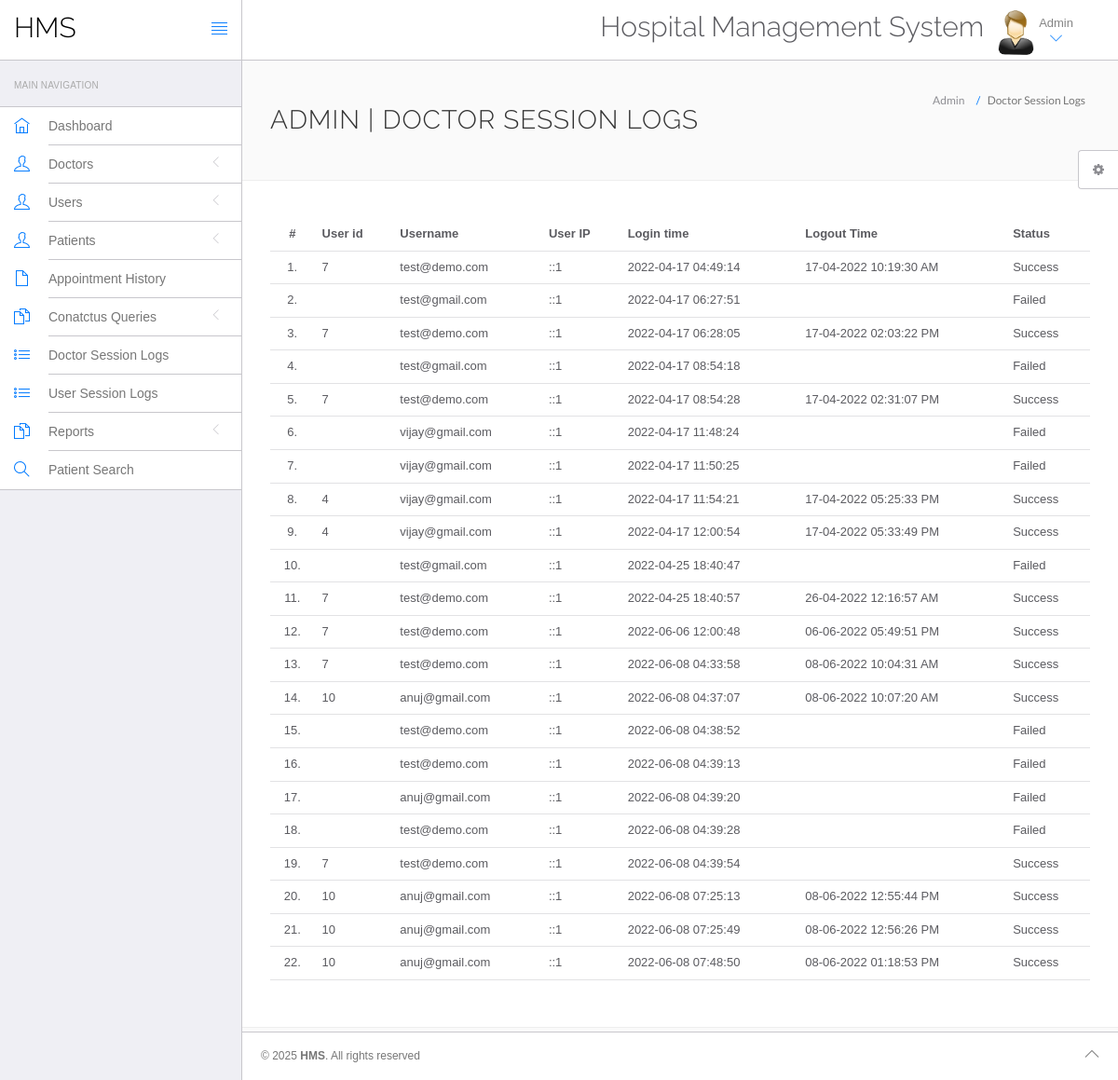
Page /hospital/hms/admin/doctor-logs.php (signed in) on the committed database.
### tables this page shows
CREATE TABLE IF NOT EXISTS `doctorslog` (
  `id` int(11) NOT NULL AUTO_INCREMENT,
  `uid` int(11) DEFAULT NULL,
  `username` varchar(255) DEFAULT NULL,
  `userip` binary(16) DEFAULT NULL,
  `loginTime` timestamp NULL DEFAULT CURRENT_TIMESTAMP,
  `logout` varchar(255) DEFAULT NULL,
  `status` int(11) DEFAULT NULL,
  PRIMARY KEY (`id`)
);

### hospital/hms/admin/doctor-logs.php (the view, shortened to what this page needs)
<?php
include('include/config.php');
?>
<!DOCTYPE html>
<html lang="en">
	<head>
		<link rel="stylesheet" href="vendor/bootstrap/css/bootstrap.min.css">
		<link rel="stylesheet" href="vendor/fontawesome/css/font-awesome.min.css">
		<link rel="stylesheet" href="vendor/themify-icons/themify-icons.min.css">
		<link href="vendor/animate.css/animate.min.css" rel="stylesheet" media="screen">
		<link href="vendor/perfect-scrollbar/perfect-scrollbar.min.css" rel="stylesheet" media="screen">
		<link href="vendor/switchery/switchery.min.css" rel="stylesheet" media="screen">
		<link href="vendor/bootstrap-touchspin/jquery.bootstrap-touchspin.min.css" rel="stylesheet" media="screen">
		<link href="vendor/select2/select2.min.css" rel="stylesheet" media="screen">
		<link href="vendor/bootstrap-datepicker/bootstrap-datepicker3.standalone.min.css" rel="stylesheet" media="screen">
		<link href="vendor/bootstrap-timepicker/bootstrap-timepicker.min.css" rel="stylesheet" media="screen">
		<link rel="stylesheet" href="assets/css/styles.css">
		<link rel="stylesheet" href="assets/css/plugins.css">
		<link rel="stylesheet" href="assets/css/themes/theme-1.css" id="skin_color" />
	</head>
	<body>
		<div id="app">
<?php include('include/sidebar.php');?>
			<div class="app-content">
					<?php include('include/header.php');?>
				<div class="main-content" >
					<div class="wrap-content container" id="container">
						<section id="page-title">
							<div class="row">
								<div class="col-sm-8">
									<h1 class="mainTitle">Admin  | Doctor Session Logs</h1>
																	</div>
								<ol class="breadcrumb">
									<li>
										<span>Admin </span>
									</li>
									<li class="active">
										<span>Doctor Session Logs</span>
									</li>
								</ol>
							</div>
						</section>
						<div class="container-fluid container-fullw bg-white">
									<div class="row">
								<div class="col-md-12">
									<table class="table table-hover" id="sample-table-1">
										<thead>
											<tr>
												<th class="center">#</th>
												<th class="hidden-xs">User id</th>
												<th>Username</th>
												<th>User IP</th>
												<th>Login time</th>
												<th>Logout Time </th>
												<th> Status </th>
											</tr>
										</thead>
										<tbody>
<?php
$sql=mysqli_query($con,"select * from doctorslog ");
$cnt=1;
while($row=mysqli_fetch_array($sql))
{
?>
											<tr>
												<td class="center"><?php echo $cnt;?>.</td>
												<td class="hidden-xs"><?php echo $row['uid'];?></td>
												<td class="hidden-xs"><?php echo $row['username'];?></td>
												<td><?php echo $row['userip'];?></td>
												<td><?php echo $row['loginTime'];?></td>
												<td><?php echo $row['logout'];?>
												</td>
												<td>
<?php if($row['status']==1)
{
	echo "Success";
}
else
{
	echo "Failed";
}?>
</td>
											</tr>
											<?php
$cnt=$cnt+1;
											 }?>
										</tbody>
									</table>
								</div>
							</div>
								</div>
					</div>
				</div>
			</div>
	<?php include('include/footer.php');?>
	<?php include('include/setting.php');?>
		</div>
	</body>
</html>

### hospital/hms/admin/include/sidebar.php (shortened to what this page needs)
<div class="sidebar app-aside" id="sidebar">
				<div class="sidebar-container perfect-scrollbar">
<nav>
						<div class="navbar-title">
							<span>Main Navigation</span>
						</div>
						<ul class="main-navigation-menu">
							<li>
								<a href="dashboard.php">
									<div class="item-content">
										<div class="item-media">
											<i class="ti-home"></i>
										</div>
										<div class="item-inner">
											<span class="title"> Dashboard </span>
										</div>
									</div>
								</a>
							</li>
							<li>
								<a href="javascript:void(0)">
									<div class="item-content">
										<div class="item-media">
											<i class="ti-user"></i>
										</div>
										<div class="item-inner">
											<span class="title"> Doctors </span><i class="icon-arrow"></i>
										</div>
									</div>
								</a>
								</li>
				<li>
								<a href="javascript:void(0)">
									<div class="item-content">
										<div class="item-media">
											<i class="ti-user"></i>
										</div>
										<div class="item-inner">
											<span class="title"> Users </span><i class="icon-arrow"></i>
										</div>
									</div>
								</a>
								</li>
								<li>
								<a href="javascript:void(0)">
									<div class="item-content">
										<div class="item-media">
											<i class="ti-user"></i>
										</div>
										<div class="item-inner">
											<span class="title"> Patients </span><i class="icon-arrow"></i>
										</div>
									</div>
								</a>
								</li>
<li>
								<a href="appointment-history.php">
									<div class="item-content">
										<div class="item-media">
											<i class="ti-file"></i>
										</div>
										<div class="item-inner">
											<span class="title"> Appointment History </span>
										</div>
									</div>
								</a>
							</li>
				<li>
								<a href="javascript:void(0)">
									<div class="item-content">
										<div class="item-media">
											<i class="ti-files"></i>
										</div>
										<div class="item-inner">
											<span class="title"> Conatctus Queries </span><i class="icon-arrow"></i>
										</div>
									</div>
								</a>
								</li>
	<li>
								<a href="doctor-logs.php">
									<div class="item-content">
										<div class="item-media">
											<i class="ti-list"></i>
										</div>
										<div class="item-inner">
											<span class="title"> Doctor Session Logs </span>
										</div>
									</div>
								</a>
							</li>
							<li>
								<a href="user-logs.php">
									<div class="item-content">
										<div class="item-media">
											<i class="ti-list"></i>
										</div>
										<div class="item-inner">
											<span class="title"> User Session Logs </span>
										</div>
									</div>
								</a>
							</li>
				<li>
								<a href="javascript:void(0)">
									<div class="item-content">
										<div class="item-media">
											<i class="ti-files"></i>
										</div>
										<div class="item-inner">
											<span class="title"> Reports </span><i class="icon-arrow"></i>
										</div>
									</div>
								</a>
								<li>
								<a href="patient-search.php">
									<div class="item-content">
										<div class="item-media">
											<i class="ti-search"></i>
										</div>
										<div class="item-inner">
											<span class="title"> Patient Search </span>
										</div>
									</div>
								</a>
							</li>
								</li>
						</ul>
					</nav>
					</div>
			</div>

### hospital/hms/admin/include/header.php (shortened to what this page needs)
<header class="navbar navbar-default navbar-static-top">
					<div class="navbar-header">
						<a class="navbar-brand" href="#">
							<h2 style="padding-top:20%; color:#000 ">HMS</h2>
						</a>
						<a href="#" class="sidebar-toggler pull-right visible-md visible-lg" data-toggle-class="app-sidebar-closed" data-toggle-target="#app">
							<i class="ti-align-justify"></i>
						</a>
					</div>
					<div class="navbar-collapse collapse">
						<ul class="nav navbar-right">
								<li  style="padding-top:2% ">
								<h2>Hospital Management System</h2>
							</li>
							<li class="dropdown current-user">
								<a href class="dropdown-toggle" data-toggle="dropdown">
									<img src="assets/images/images.jpg" > <span class="username">
			Admin
									<i class="ti-angle-down"></i></i></span>
								</a>
							</li>
						</ul>
					</div>
				</header>

### hospital/hms/admin/include/footer.php
<footer>
				<div class="footer-inner">
					<div class="pull-left">
						&copy; <span class="current-year"></span><span class="text-bold text-uppercase"> HMS</span>. <span>All rights reserved</span>
					</div>
					<div class="pull-right">
						<span class="go-top"><i class="ti-angle-up"></i></span>
					</div>
				</div>
			</footer>

### hospital/hms/admin/include/setting.php (shortened to what this page needs)
<div class="settings panel panel-default hidden-xs hidden-sm" id="settings">
				<button ct-toggle="toggle" data-toggle-class="active" data-toggle-target="#settings" class="btn btn-default">
					<i class="fa fa-spin fa-gear"></i>
				</button>
			</div>

### hospital/hms/admin/assets/css/plugins.css (style rules this page uses)
.perfect-scrollbar { overflow-y: hidden !important; }

### hospital/hms/admin/assets/css/themes/theme-1.css (style rules this page uses)
body { background: #FAFAFA; }
header .navbar-header { background: #ffffff !important; border-right-color: #c8c7cc !important; border-bottom-color: #c8c7cc !important; }
header .navbar-header .sidebar-toggler, header .navbar-header .sidebar-mobile-toggler { color: #007aff !important; }
header .navbar-header .navbar-brand { color: #777 !important; }
header .navbar-collapse { background: #ffffff !important; border-bottom-color: #c8c7cc !important; box-shadow: none !important; }
header .navbar-collapse .navbar-right > li > a { color: #777; }
header .navbar-collapse .navbar-right > li > a i { color: #007aff !important; }
#sidebar { background: #EFEFF4 !important; }
#sidebar:before { border-right-width: "1px" !important; border-right-style: solid; border-right-color: #c8c7cc !important; }
#sidebar nav { border-right-width: "1px" !important; border-right-style: solid; border-right-color: #c8c7cc !important; }
#sidebar nav .navbar-title { color: #aaaaaa; }
#sidebar nav > ul { background: #ffffff !important; border-bottom-color: #c8c7cc !important; border-top-color: #c8c7cc !important; }
#sidebar nav > ul > li > a .item-media > i { color: #007aff !important; }
#sidebar nav > ul > li > a .item-inner { color: #777 !important; border-bottom-color: #c8c7cc; }
#app > footer { background: #ffffff !important; border-top-color: #c8c7cc !important; color: #777; }

### rows in the picture
doctorslog: uid "7", username "test@demo.com", userip "::1", loginTime "2022-04-17 04:49:14", logout "17-04-2022 10:19:30 AM", status "Success"
doctorslog: username "test@gmail.com", userip "::1", loginTime "2022-04-17 06:27:51", status "Failed"
doctorslog: uid "7", username "test@demo.com", userip "::1", loginTime "2022-04-17 06:28:05", logout "17-04-2022 02:03:22 PM", status "Success"
doctorslog: username "test@gmail.com", userip "::1", loginTime "2022-04-17 08:54:18", status "Failed"
doctorslog: uid "7", username "test@demo.com", userip "::1", loginTime "2022-04-17 08:54:28", logout "17-04-2022 02:31:07 PM", status "Success"
doctorslog: username "vijay@gmail.com", userip "::1", loginTime "2022-04-17 11:48:24", status "Failed"
doctorslog: username "vijay@gmail.com", userip "::1", loginTime "2022-04-17 11:50:25", status "Failed"
doctorslog: uid "4", username "vijay@gmail.com", userip "::1", loginTime "2022-04-17 11:54:21", logout "17-04-2022 05:25:33 PM", status "Success"
doctorslog: uid "4", username "vijay@gmail.com", userip "::1", loginTime "2022-04-17 12:00:54", logout "17-04-2022 05:33:49 PM", status "Success"
doctorslog: username "test@gmail.com", userip "::1", loginTime "2022-04-25 18:40:47", status "Failed"
doctorslog: uid "7", username "test@demo.com", userip "::1", loginTime "2022-04-25 18:40:57", logout "26-04-2022 12:16:57 AM", status "Success"
doctorslog: uid "7", username "test@demo.com", userip "::1", loginTime "2022-06-06 12:00:48", logout "06-06-2022 05:49:51 PM", status "Success"
doctorslog: uid "7", username "test@demo.com", userip "::1", loginTime "2022-06-08 04:33:58", logout "08-06-2022 10:04:31 AM", status "Success"
doctorslog: uid "10", username "anuj@gmail.com", userip "::1", loginTime "2022-06-08 04:37:07", logout "08-06-2022 10:07:20 AM", status "Success"
doctorslog: username "test@demo.com", userip "::1", loginTime "2022-06-08 04:38:52", status "Failed"
doctorslog: username "test@demo.com", userip "::1", loginTime "2022-06-08 04:39:13", status "Failed"
doctorslog: username "anuj@gmail.com", userip "::1", loginTime "2022-06-08 04:39:20", status "Failed"
doctorslog: username "test@demo.com", userip "::1", loginTime "2022-06-08 04:39:28", status "Failed"
doctorslog: uid "7", username "test@demo.com", userip "::1", loginTime "2022-06-08 04:39:54", status "Success"
doctorslog: uid "10", username "anuj@gmail.com", userip "::1", loginTime "2022-06-08 07:25:13", logout "08-06-2022 12:55:44 PM", status "Success"
doctorslog: uid "10", username "anuj@gmail.com", userip "::1", loginTime "2022-06-08 07:25:49", logout "08-06-2022 12:56:26 PM", status "Success"
doctorslog: uid "10", username "anuj@gmail.com", userip "::1", loginTime "2022-06-08 07:48:50", logout "08-06-2022 01:18:53 PM", status "Success"
